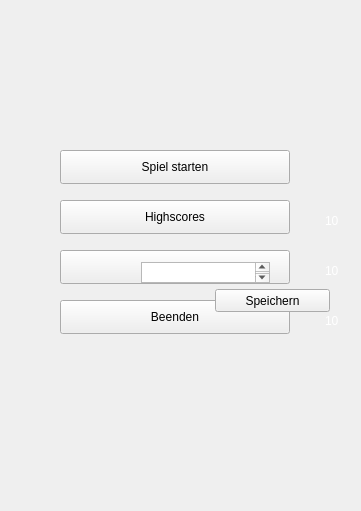
<ui version="4.0" >
 <class>test005Class</class>
 <widget class="QWidget" name="test005Class" >
  <property name="windowModality" >
   <enum>Qt::NonModal</enum>
  </property>
  <property name="enabled" >
   <bool>true</bool>
  </property>
  <property name="geometry" >
   <rect>
    <x>0</x>
    <y>0</y>
    <width>361</width>
    <height>511</height>
   </rect>
  </property>
  <property name="sizePolicy" >
   <sizepolicy vsizetype="Fixed" hsizetype="Fixed" >
    <horstretch>0</horstretch>
    <verstretch>0</verstretch>
   </sizepolicy>
  </property>
  <property name="minimumSize" >
   <size>
    <width>361</width>
    <height>511</height>
   </size>
  </property>
  <property name="maximumSize" >
   <size>
    <width>361</width>
    <height>511</height>
   </size>
  </property>
  <property name="windowTitle" >
   <string>KB-TRIS</string>
  </property>
  <property name="windowIcon" >
   <iconset resource="res.qrc" >
    <normaloff>:/icon/icon.ico</normaloff>:/icon/icon.ico</iconset>
  </property>
  <widget class="QLabel" name="background" >
   <property name="geometry" >
    <rect>
     <x>0</x>
     <y>0</y>
     <width>361</width>
     <height>511</height>
    </rect>
   </property>
   <property name="text" >
    <string/>
   </property>
  </widget>
  <widget class="QLabel" name="lblLevel" >
   <property name="geometry" >
    <rect>
     <x>325</x>
     <y>214</y>
     <width>20</width>
     <height>13</height>
    </rect>
   </property>
   <property name="palette" >
    <palette>
     <active>
      <colorrole role="WindowText" >
       <brush brushstyle="SolidPattern" >
        <color alpha="255" >
         <red>255</red>
         <green>255</green>
         <blue>255</blue>
        </color>
       </brush>
      </colorrole>
      <colorrole role="Text" >
       <brush brushstyle="SolidPattern" >
        <color alpha="255" >
         <red>0</red>
         <green>0</green>
         <blue>0</blue>
        </color>
       </brush>
      </colorrole>
     </active>
     <inactive>
      <colorrole role="WindowText" >
       <brush brushstyle="SolidPattern" >
        <color alpha="255" >
         <red>255</red>
         <green>255</green>
         <blue>255</blue>
        </color>
       </brush>
      </colorrole>
      <colorrole role="Text" >
       <brush brushstyle="SolidPattern" >
        <color alpha="255" >
         <red>0</red>
         <green>0</green>
         <blue>0</blue>
        </color>
       </brush>
      </colorrole>
     </inactive>
     <disabled>
      <colorrole role="WindowText" >
       <brush brushstyle="SolidPattern" >
        <color alpha="255" >
         <red>117</red>
         <green>116</green>
         <blue>118</blue>
        </color>
       </brush>
      </colorrole>
      <colorrole role="Text" >
       <brush brushstyle="SolidPattern" >
        <color alpha="255" >
         <red>117</red>
         <green>116</green>
         <blue>118</blue>
        </color>
       </brush>
      </colorrole>
     </disabled>
    </palette>
   </property>
   <property name="font" >
    <font>
     <family>Arial</family>
    </font>
   </property>
   <property name="layoutDirection" >
    <enum>Qt::RightToLeft</enum>
   </property>
   <property name="text" >
    <string>10</string>
   </property>
   <property name="alignment" >
    <set>Qt::AlignLeading|Qt::AlignLeft|Qt::AlignVCenter</set>
   </property>
  </widget>
  <widget class="QLabel" name="lblReihen" >
   <property name="geometry" >
    <rect>
     <x>325</x>
     <y>264</y>
     <width>20</width>
     <height>13</height>
    </rect>
   </property>
   <property name="palette" >
    <palette>
     <active>
      <colorrole role="WindowText" >
       <brush brushstyle="SolidPattern" >
        <color alpha="255" >
         <red>255</red>
         <green>255</green>
         <blue>255</blue>
        </color>
       </brush>
      </colorrole>
     </active>
     <inactive>
      <colorrole role="WindowText" >
       <brush brushstyle="SolidPattern" >
        <color alpha="255" >
         <red>255</red>
         <green>255</green>
         <blue>255</blue>
        </color>
       </brush>
      </colorrole>
     </inactive>
     <disabled>
      <colorrole role="WindowText" >
       <brush brushstyle="SolidPattern" >
        <color alpha="255" >
         <red>117</red>
         <green>116</green>
         <blue>118</blue>
        </color>
       </brush>
      </colorrole>
     </disabled>
    </palette>
   </property>
   <property name="font" >
    <font>
     <family>Arial</family>
    </font>
   </property>
   <property name="layoutDirection" >
    <enum>Qt::RightToLeft</enum>
   </property>
   <property name="text" >
    <string>10</string>
   </property>
  </widget>
  <widget class="QLabel" name="lblScore" >
   <property name="geometry" >
    <rect>
     <x>325</x>
     <y>314</y>
     <width>20</width>
     <height>13</height>
    </rect>
   </property>
   <property name="palette" >
    <palette>
     <active>
      <colorrole role="WindowText" >
       <brush brushstyle="SolidPattern" >
        <color alpha="255" >
         <red>255</red>
         <green>255</green>
         <blue>255</blue>
        </color>
       </brush>
      </colorrole>
     </active>
     <inactive>
      <colorrole role="WindowText" >
       <brush brushstyle="SolidPattern" >
        <color alpha="255" >
         <red>255</red>
         <green>255</green>
         <blue>255</blue>
        </color>
       </brush>
      </colorrole>
     </inactive>
     <disabled>
      <colorrole role="WindowText" >
       <brush brushstyle="SolidPattern" >
        <color alpha="255" >
         <red>117</red>
         <green>116</green>
         <blue>118</blue>
        </color>
       </brush>
      </colorrole>
     </disabled>
    </palette>
   </property>
   <property name="font" >
    <font>
     <family>Arial</family>
    </font>
   </property>
   <property name="layoutDirection" >
    <enum>Qt::RightToLeft</enum>
   </property>
   <property name="text" >
    <string>10</string>
   </property>
  </widget>
  <widget class="QLabel" name="menubg" >
   <property name="geometry" >
    <rect>
     <x>0</x>
     <y>0</y>
     <width>361</width>
     <height>511</height>
    </rect>
   </property>
   <property name="text" >
    <string/>
   </property>
  </widget>
  <widget class="QPushButton" name="btnSpielstarten" >
   <property name="enabled" >
    <bool>true</bool>
   </property>
   <property name="geometry" >
    <rect>
     <x>60</x>
     <y>150</y>
     <width>230</width>
     <height>34</height>
    </rect>
   </property>
   <property name="text" >
    <string>Spiel starten</string>
   </property>
   <property name="iconSize" >
    <size>
     <width>230</width>
     <height>34</height>
    </size>
   </property>
   <property name="autoDefault" >
    <bool>false</bool>
   </property>
   <property name="flat" >
    <bool>false</bool>
   </property>
  </widget>
  <widget class="QPushButton" name="btnHighscores" >
   <property name="geometry" >
    <rect>
     <x>60</x>
     <y>200</y>
     <width>230</width>
     <height>34</height>
    </rect>
   </property>
   <property name="text" >
    <string>Highscores</string>
   </property>
   <property name="checkable" >
    <bool>false</bool>
   </property>
   <property name="checked" >
    <bool>false</bool>
   </property>
  </widget>
  <widget class="QPushButton" name="btnCredits" >
   <property name="geometry" >
    <rect>
     <x>60</x>
     <y>250</y>
     <width>230</width>
     <height>34</height>
    </rect>
   </property>
   <property name="text" >
    <string>Credits</string>
   </property>
  </widget>
  <widget class="QPushButton" name="btnBeenden" >
   <property name="geometry" >
    <rect>
     <x>60</x>
     <y>300</y>
     <width>230</width>
     <height>34</height>
    </rect>
   </property>
   <property name="text" >
    <string>Beenden</string>
   </property>
  </widget>
  <widget class="QLabel" name="highscore" >
   <property name="geometry" >
    <rect>
     <x>30</x>
     <y>176</y>
     <width>300</width>
     <height>150</height>
    </rect>
   </property>
   <property name="text" >
    <string/>
   </property>
  </widget>
  <widget class="QPlainTextEdit" name="edtName" >
   <property name="geometry" >
    <rect>
     <x>141</x>
     <y>262</y>
     <width>129</width>
     <height>21</height>
    </rect>
   </property>
   <property name="plainText" >
    <string/>
   </property>
  </widget>
  <widget class="QPushButton" name="btnSaveHighscore" >
   <property name="enabled" >
    <bool>true</bool>
   </property>
   <property name="geometry" >
    <rect>
     <x>215</x>
     <y>289</y>
     <width>115</width>
     <height>23</height>
    </rect>
   </property>
   <property name="text" >
    <string>Speichern</string>
   </property>
   <property name="iconSize" >
    <size>
     <width>230</width>
     <height>34</height>
    </size>
   </property>
   <property name="autoDefault" >
    <bool>false</bool>
   </property>
   <property name="flat" >
    <bool>false</bool>
   </property>
  </widget>
 </widget>
 <layoutdefault spacing="6" margin="11" />
 <resources>
  <include location="res.qrc" />
 </resources>
 <connections/>
</ui>
